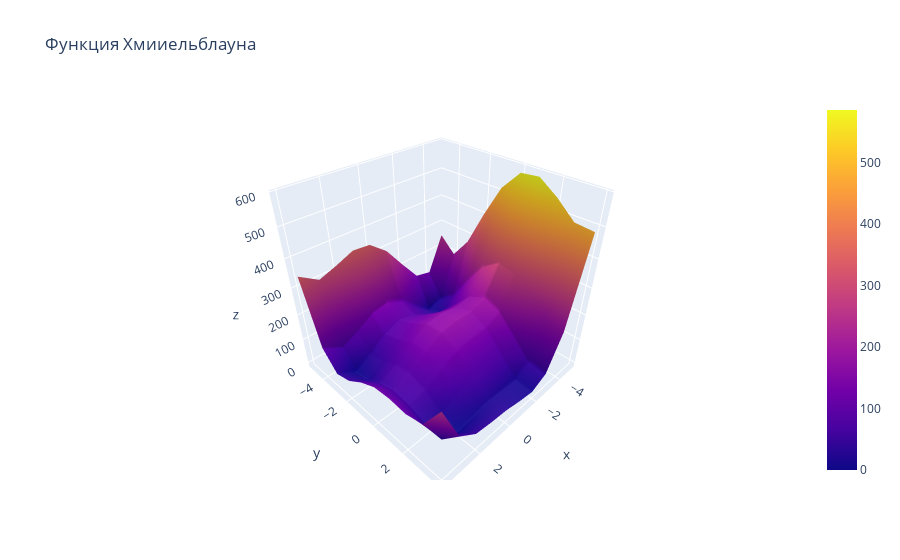

This figure's notebook cell:
### Code cell
ximmelblau_func = XimmelblauClass()
ximmelblau_func.illustrate_func()

### Figure 1 — Plotly figure (JSON) as saved in the notebook; plotly's stock layout.template omitted (floating-point values rounded to 4 significant figures)
{"data": [{"type": "surface", "x": [-5, -4, -3, -2, -1, 0, 1, 2, 3, 4], "y": [-5, -4, -3, -2, -1, 0, 1, 2, 3, 4], "z": [[250, 116, 130, 208, 290, 340, 346, 320, 298, 340], [196, 26, 8, 58, 116, 146, 136, 98, 68, 106], [274, 72, 26, 52, 90, 104, 82, 36, 2, 40], [400, 170, 100, 106, 128, 130, 100, 50, 16, 58], [514, 260, 170, 160, 170, 164, 130, 80, 50, 100], [580, 306, 200, 178, 180, 170, 136, 90, 68, 130], [586, 296, 178, 148, 146, 136, 106, 68, 58, 136], [544, 242, 116, 82, 80, 74, 52, 26, 32, 130], [490, 180, 50, 16, 18, 20, 10, 0, 26, 148], [484, 170, 40, 10, 20, 34, 40, 50, 100, 250]]}], "layout": {"title": {"text": "Функция Хмииельблауна"}}}
